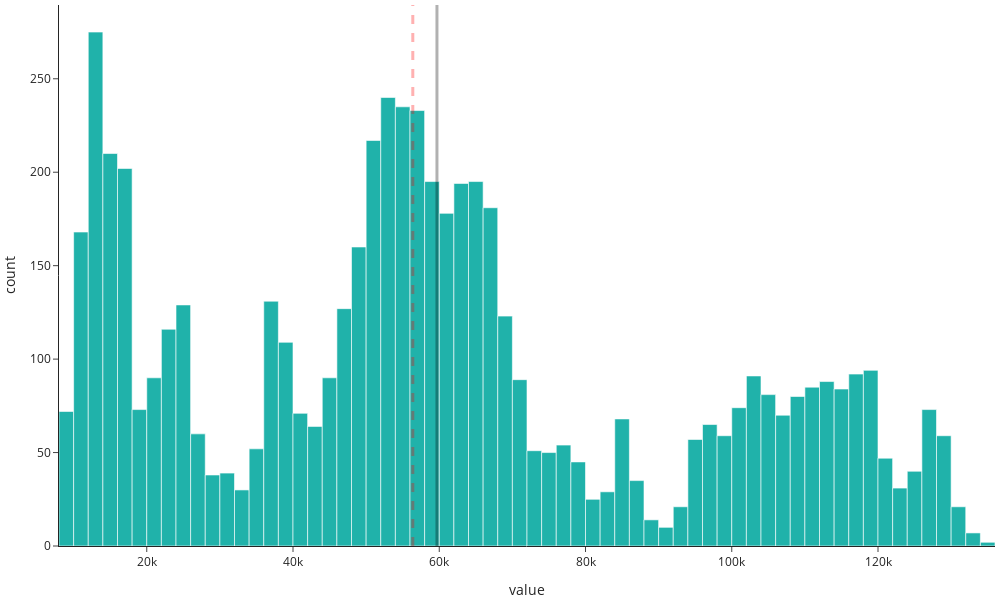

Notebook code for this chart:
### Code cell
fig = px.histogram(ibov, color_discrete_sequence=["lightseagreen"], nbins=100)
fig.add_vline(x=np.mean(ibov), line_width=3, line_color="black")
fig.add_vline(x=np.median(ibov), line_width=3, line_dash="dash", line_color="red")

fig.update_layout(
    width=1000,
    height=600,
    template="simple_white",
    margin=dict(l=5, r=5, t=5, b=5),
    showlegend=False,
)
print("Fechamento")
fig.show()
print("Distribuição Trimodal, não reprensenta uma curva normal")

### Figure 1 — Plotly figure (JSON) as saved in the notebook; plotly's stock layout.template omitted (floating-point values rounded to 4 significant figures; data arrays with more than 128 entries replaced by an {"elided": "..."} marker saying what was removed)
{"data": [{"alignmentgroup": "True", "bingroup": "x", "hovertemplate": "variable=Adj Close<br>value=%{x}<br>count=%{y}<extra></extra>", "legendgroup": "Adj Close", "marker": {"color": "lightseagreen", "pattern": {"shape": ""}}, "name": "Adj Close", "nbinsx": 100, "offsetgroup": "Adj Close", "orientation": "v", "showlegend": true, "type": "histogram", "x": {"elided": "6088 float values"}, "xaxis": "x", "yaxis": "y"}], "layout": {"barmode": "relative", "height": 600, "legend": {"title": {"text": "variable"}, "tracegroupgap": 0}, "margin": {"b": 5, "l": 5, "r": 5, "t": 5}, "shapes": [{"line": {"color": "black", "width": 3}, "type": "line", "x0": 59690.0, "x1": 59690.0, "xref": "x", "y0": 0, "y1": 1, "yref": "y domain"}, {"line": {"color": "red", "dash": "dash", "width": 3}, "type": "line", "x0": 56383, "x1": 56383, "xref": "x", "y0": 0, "y1": 1, "yref": "y domain"}], "showlegend": false, "width": 1000, "xaxis": {"anchor": "y", "domain": [0, 1], "title": {"text": "value"}}, "yaxis": {"anchor": "x", "domain": [0, 1], "title": {"text": "count"}}}}
